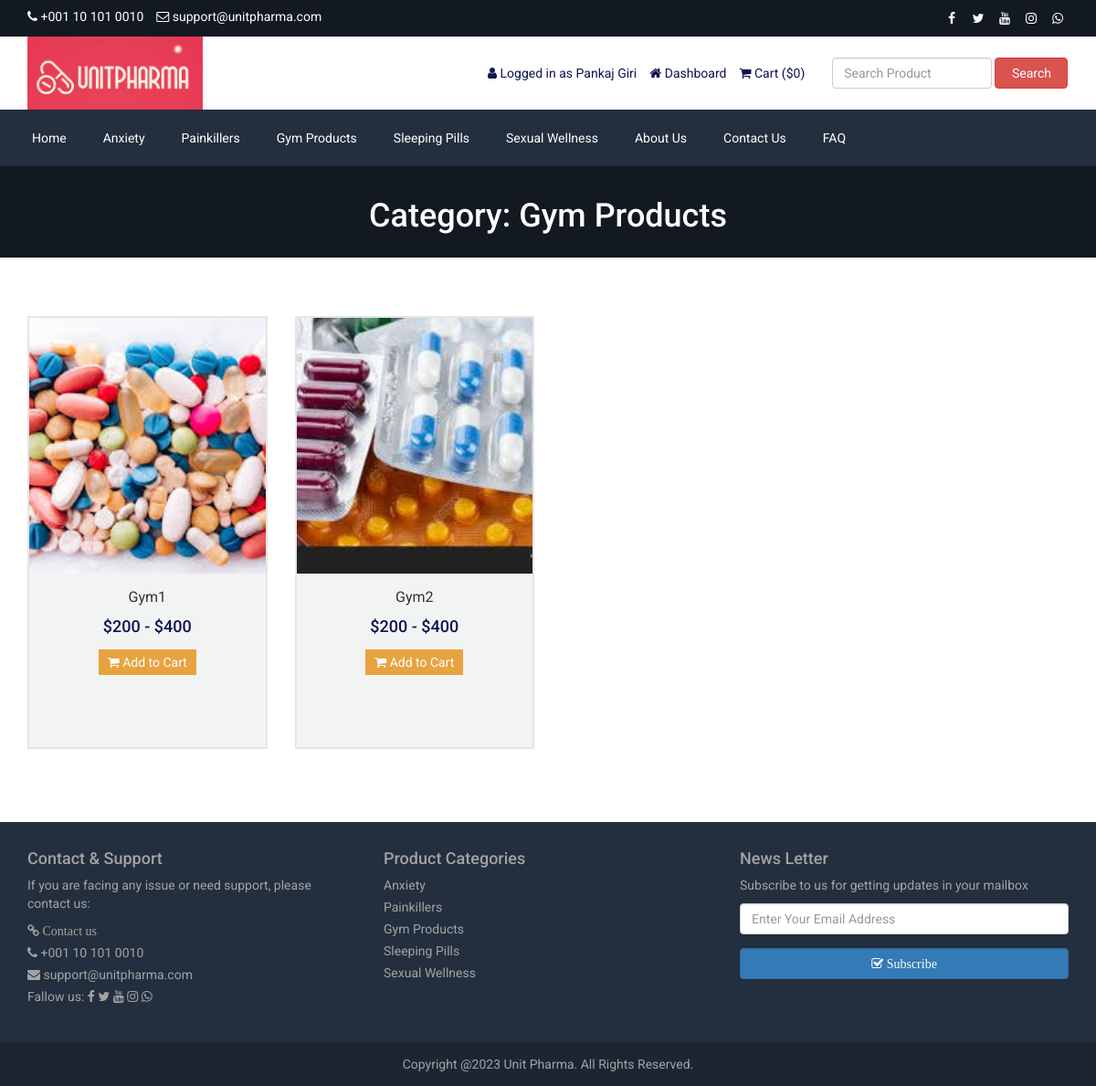
The page /product-category.php?id=9&type=top-category (signed in) on the database its author committed.
### tables this page shows
CREATE TABLE `tbl_settings` (
  `id` int(11) NOT NULL,
  `logo` varchar(255) NOT NULL,
  `favicon` varchar(255) NOT NULL,
  `footer_about` text NOT NULL,
  `footer_copyright` text NOT NULL,
  `contact_address` text NOT NULL,
  `contact_email` varchar(255) NOT NULL,
  `contact_phone` varchar(255) NOT NULL,
  `contact_fax` varchar(255) NOT NULL,
  `contact_map_iframe` text NOT NULL,
  `receive_email` varchar(255) NOT NULL,
  `receive_email_subject` varchar(255) NOT NULL,
  `receive_email_thank_you_message` text NOT NULL,
  `forget_password_message` text NOT NULL,
  `total_recent_post_footer` int(10) NOT NULL,
  `total_popular_post_footer` int(10) NOT NULL,
  `total_recent_post_sidebar` int(11) NOT NULL,
  `total_popular_post_sidebar` int(11) NOT NULL,
  `total_featured_product_home` int(11) NOT NULL,
  `total_latest_product_home` int(11) NOT NULL,
  `total_popular_product_home` int(11) NOT NULL,
  `meta_title_home` text NOT NULL,
  `meta_keyword_home` text NOT NULL,
  `meta_description_home` text NOT NULL,
  `banner_login` varchar(255) NOT NULL,
  `banner_registration` varchar(255) NOT NULL,
  `banner_forget_password` varchar(255) NOT NULL,
  `banner_reset_password` varchar(255) NOT NULL,
  `banner_search` varchar(255) NOT NULL,
  `banner_cart` varchar(255) NOT NULL,
  `banner_checkout` varchar(255) NOT NULL,
  `banner_product_category` varchar(255) NOT NULL,
  `banner_blog` varchar(255) NOT NULL,
  `cta_title` varchar(255) NOT NULL,
  `cta_content` text NOT NULL,
  `cta_read_more_text` varchar(255) NOT NULL,
  `cta_read_more_url` varchar(255) NOT NULL,
  `cta_photo` varchar(255) NOT NULL,
  `featured_product_title` varchar(255) NOT NULL,
  `featured_product_subtitle` varchar(255) NOT NULL,
  `latest_product_title` varchar(255) NOT NULL,
  `latest_product_subtitle` varchar(255) NOT NULL,
  `popular_product_title` varchar(255) NOT NULL,
  `popular_product_subtitle` varchar(255) NOT NULL,
  `testimonial_title` varchar(255) NOT NULL,
  `testimonial_subtitle` varchar(255) NOT NULL,
  `testimonial_photo` varchar(255) NOT NULL,
  `blog_title` varchar(255) NOT NULL,
  `blog_subtitle` varchar(255) NOT NULL,
  `newsletter_text` text NOT NULL,
  `paypal_email` varchar(255) NOT NULL,
  `stripe_public_key` varchar(255) NOT NULL,
  `stripe_secret_key` varchar(255) NOT NULL,
  `bank_detail` text NOT NULL,
  `before_head` text NOT NULL,
  `after_body` text NOT NULL,
  `before_body` text NOT NULL,
  `home_service_on_off` int(11) NOT NULL,
  `home_welcome_on_off` int(11) NOT NULL,
  `home_featured_product_on_off` int(11) NOT NULL,
  `home_latest_product_on_off` int(11) NOT NULL,
  `home_popular_product_on_off` int(11) NOT NULL,
  `home_testimonial_on_off` int(11) NOT NULL,
  `home_blog_on_off` int(11) NOT NULL,
  `newsletter_on_off` int(11) NOT NULL,
  `ads_above_welcome_on_off` int(1) NOT NULL,
  `ads_above_featured_product_on_off` int(1) NOT NULL,
  `ads_above_latest_product_on_off` int(1) NOT NULL,
  `ads_above_popular_product_on_off` int(1) NOT NULL,
  `ads_above_testimonial_on_off` int(1) NOT NULL,
  `ads_category_sidebar_on_off` int(1) NOT NULL
);

CREATE TABLE `tbl_social` (
  `social_id` int(11) NOT NULL,
  `social_name` varchar(30) NOT NULL,
  `social_url` varchar(255) NOT NULL,
  `social_icon` varchar(30) NOT NULL
);

CREATE TABLE `tbl_top_category` (
  `tcat_id` int(11) NOT NULL,
  `tcat_name` varchar(255) NOT NULL,
  `show_on_menu` int(1) NOT NULL
);

CREATE TABLE `tbl_page` (
  `id` int(11) NOT NULL,
  `about_title` varchar(255) NOT NULL,
  `about_content` text NOT NULL,
  `about_banner` varchar(255) NOT NULL,
  `about_meta_title` varchar(255) NOT NULL,
  `about_meta_keyword` text NOT NULL,
  `about_meta_description` text NOT NULL,
  `faq_title` varchar(255) NOT NULL,
  `faq_banner` varchar(255) NOT NULL,
  `faq_meta_title` varchar(255) NOT NULL,
  `faq_meta_keyword` text NOT NULL,
  `faq_meta_description` text NOT NULL,
  `blog_title` varchar(255) NOT NULL,
  `blog_banner` varchar(255) NOT NULL,
  `blog_meta_title` varchar(255) NOT NULL,
  `blog_meta_keyword` text NOT NULL,
  `blog_meta_description` text NOT NULL,
  `contact_title` varchar(255) NOT NULL,
  `contact_banner` varchar(255) NOT NULL,
  `contact_meta_title` varchar(255) NOT NULL,
  `contact_meta_keyword` text NOT NULL,
  `contact_meta_description` text NOT NULL,
  `pgallery_title` varchar(255) NOT NULL,
  `pgallery_banner` varchar(255) NOT NULL,
  `pgallery_meta_title` varchar(255) NOT NULL,
  `pgallery_meta_keyword` text NOT NULL,
  `pgallery_meta_description` text NOT NULL,
  `vgallery_title` varchar(255) NOT NULL,
  `vgallery_banner` varchar(255) NOT NULL,
  `vgallery_meta_title` varchar(255) NOT NULL,
  `vgallery_meta_keyword` text NOT NULL,
  `vgallery_meta_description` text NOT NULL
);

CREATE TABLE `tbl_product` (
  `p_id` int(11) NOT NULL,
  `p_name` varchar(255) NOT NULL,
  `p_old_price` varchar(10) NOT NULL,
  `p_current_price` varchar(10) NOT NULL,
  `p_qty` int(10) NOT NULL,
  `p_featured_photo` varchar(255) NOT NULL,
  `p_description` text NOT NULL,
  `p_short_description` text NOT NULL,
  `p_feature` text NOT NULL,
  `p_condition` text NOT NULL,
  `p_return_policy` text NOT NULL,
  `p_total_view` int(11) NOT NULL,
  `p_is_featured` int(1) NOT NULL,
  `p_is_active` int(1) NOT NULL,
  `tcat_id` int(11) NOT NULL
);

### product-category.php (the view, shortened to what the rows shown need)
<?php require_once('header.php'); ?>
<?php
$statement = $pdo->prepare("SELECT * FROM tbl_settings WHERE id=1");
$statement->execute();
$result = $statement->fetchAll(PDO::FETCH_ASSOC);
foreach ($result as $row) {
    $banner_product_category = $row['banner_product_category'];
}
?>
<?php
if( !isset($_REQUEST['id']) || !isset($_REQUEST['type']) ) {
    header('location: index.php');
    exit;
} else {
    if(($_REQUEST['type'] != 'top-category')) {
        header('location: index.php');
        exit;
    } else {
        $statement = $pdo->prepare("SELECT * FROM tbl_top_category WHERE tcat_id=?");
        $statement->execute(array($_REQUEST['id']));
        $result = $statement->fetchAll(PDO::FETCH_ASSOC);
        foreach ($result as $row) {
            $tcat_id= $row['tcat_id'];
            $tcat_name = $row['tcat_name'];
        }
    }
}
?>
<div class="page-banner" style="background-image: url(assets/uploads/<?php echo $banner_product_category; ?>)">
    <div class="inner">
        <h1><?php echo LANG_VALUE_50; ?> <?php echo $tcat_name; ?></h1>
    </div>
</div>
<div class="page">
    <div class="container">
        <div class="product product-cat">
            <?php
            $numOfCols = 4;
            $bootstrapColWidth = 12 / $numOfCols;
            ?>
            <div class="row">
                <?php
                $statement = $pdo->prepare("SELECT * FROM tbl_product WHERE tcat_id=?");
                $statement->execute(array($tcat_id));
                $prod_count=$statement->rowCount();
                if($prod_count==0) {
                    echo '<div class="pl_15">'.LANG_VALUE_153.'</div>';
                } else {
                    $result = $statement->fetchAll(PDO::FETCH_ASSOC);
                    foreach ($result as $row) {
                        ?>
                        <div class="col-md-<?php echo $bootstrapColWidth; ?> ">
                            <div class="item item-product-cat">
                                <div class="inner">
                                    <div class="thumb">
                                        <div class="photo" style="background-image:url(assets/uploads/<?php echo $row['p_featured_photo']; ?>);"></div>
                                    </div>
                                    <div class="text">
                                        <h3><a href="product.php?id=<?php echo $row['p_id']; ?>"><?php echo $row['p_name']; ?></a></h3>
                                        <h4>
                                        <?php
                                            $statement = $pdo->prepare("SELECT * FROM tbl_product_package WHERE p_id=?");
                                            $statement->execute(array($row['p_id']));
                                            $count_pkg=$statement->rowCount();
                                            $resultpkg = $statement->fetchAll(PDO::FETCH_ASSOC);
                                            foreach ($resultpkg as $pkg) {
                                                $pkg_price[] = $pkg['pkg_price'];
                                            }
                                            if ($count_pkg==1){
                                                echo "$".max($pkg_price);
                                            }else{
                                                echo "$".min($pkg_price)." - $".max($pkg_price);
                                            }
										 ?>
                                        </h4>
                                        <?php if($row['p_qty'] == 0): ?>
                                        <div class="out-of-stock">
                                            <div class="inner">
                                                Out Of Stock
                                            </div>
                                        </div>
                                        <?php else: ?>
                                            <p><a href="product.php?id=<?php echo $row['p_id']; ?>"><i class="fa fa-shopping-cart"></i> <?php echo LANG_VALUE_154; ?></a></p>
                                            <?php endif; ?>
                                    </div>
                                </div>
                            </div>
                        </div>
                        <?php
                    }
                }
                ?>
            </div>
        </div>
    </div>
</div>
<?php require_once('footer.php'); ?>

### header.php (shortened to what the rows shown need)
<?php
include("admin/inc/config.php");
$statement = $pdo->prepare("SELECT * FROM tbl_settings WHERE id=1");
$statement->execute();
$result = $statement->fetchAll(PDO::FETCH_ASSOC);
foreach ($result as $row)
{
	$logo = $row['logo'];
	$contact_email = $row['contact_email'];
	$contact_phone = $row['contact_phone'];
}
?>
<!DOCTYPE html>
<html lang="en">
<head>
	<link rel="stylesheet" href="assets/css/bootstrap.min.css">
	<link rel="stylesheet" href="assets/css/font-awesome.min.css">
	<link rel="stylesheet" href="assets/css/owl.carousel.min.css">
	<link rel="stylesheet" href="assets/css/owl.theme.default.min.css">
	<link rel="stylesheet" href="assets/css/jquery.bxslider.min.css">
    <link rel="stylesheet" href="assets/css/magnific-popup.css">
    <link rel="stylesheet" href="assets/css/rating.css">
	<link rel="stylesheet" href="assets/css/spacing.css">
	<link rel="stylesheet" href="assets/css/bootstrap-touch-slider.css">
	<link rel="stylesheet" href="assets/css/animate.min.css">
	<link rel="stylesheet" href="assets/css/tree-menu.css">
	<link rel="stylesheet" href="assets/css/select2.min.css">
	<link rel="stylesheet" href="assets/css/main.css">
	<link rel="stylesheet" href="assets/css/responsive.css">
	<?php
	$statement = $pdo->prepare("SELECT * FROM tbl_page WHERE id=1");
	$statement->execute();
	$result = $statement->fetchAll(PDO::FETCH_ASSOC);
		?>
</head>
<body>
<div class="top">
	<div class="container">
		<div class="row">
			<div class="col-md-6 col-sm-6 col-xs-12">
				<div class="left">
					<ul>
						<li><i class="fa fa-phone"></i> <?php echo $contact_phone; ?></li>
						<li><i class="fa fa-envelope-o"></i> <?php echo $contact_email; ?></li>
					</ul>
				</div>
			</div>
			<div class="col-md-6 col-sm-6 col-xs-12">
				<div class="right">
					<ul>
						<?php
						$statement = $pdo->prepare("SELECT * FROM tbl_social");
						$statement->execute();
						$result = $statement->fetchAll(PDO::FETCH_ASSOC);
						foreach ($result as $row) {
							?>
							<?php if($row['social_url'] != ''): ?>
							<li><a href="<?php echo $row['social_url']; ?>"><i class="<?php echo $row['social_icon']; ?>"></i></a></li>
							<?php endif; ?>
							<?php
						}
						?>
					</ul>
				</div>
			</div>
		</div>
	</div>
</div>
<div class="header">
	<div class="container">
		<div class="row inner">
			<div class="col-md-4 logo">
				<a href="index.php"><img src="assets/uploads/<?php echo $logo; ?>" alt="logo image"></a>
			</div>
		</div>
	</div>
</div>
<div class="nav">
	<div class="container">
		<div class="row">
			<div class="col-md-12 pl_0 pr_0">
				<div class="menu-container">
					<div class="menu">
						<ul>
							<?php
							$statement = $pdo->prepare("SELECT * FROM tbl_top_category WHERE show_on_menu=1");
							$statement->execute();
							$result = $statement->fetchAll(PDO::FETCH_ASSOC);
							foreach ($result as $row) {
								?>
								<li><a href="product-category.php?id=<?php echo $row['tcat_id']; ?>&type=top-category"><?php echo $row['tcat_name']; ?></a></li>
								<?php
							}
							?>
							<?php
							$statement = $pdo->prepare("SELECT * FROM tbl_page WHERE id=1");
							$statement->execute();
							$result = $statement->fetchAll(PDO::FETCH_ASSOC);
							foreach ($result as $row) {
								$about_title = $row['about_title'];
								$faq_title = $row['faq_title'];
								$contact_title = $row['contact_title'];
							}
							?>
							<li><a href="about.php"><?php echo $about_title; ?></a></li>
							<li><a href="contact.php"><?php echo $contact_title; ?></a></li>
							<li><a href="faq.php"><?php echo $faq_title; ?></a></li>
						</ul>
					</div>
				</div>
			</div>
		</div>
	</div>
</div>

### footer.php (shortened to what the rows shown need)
<?php
$statement = $pdo->prepare("SELECT * FROM tbl_settings WHERE id=1");
$statement->execute();
$result = $statement->fetchAll(PDO::FETCH_ASSOC);
foreach ($result as $row)
{
	$contact_email = $row['contact_email'];
	$contact_phone = $row['contact_phone'];
}
?>
<footer class="user-footer">
    <div class="container">
    <div class="row sec">
    <div class="col-sm-4 sec1">
            <p>If you are facing any issue or need support, please contact us: <p>
            <ul>
                <li><a href="contact.php"><span class="fa fa-link"> Contact us</a></li>
                <li><span class="fa fa-phone"></span> <?php echo $contact_phone ?></li>
                <li><span class="fa fa-envelope"></span> <?php echo $contact_email ?></li>
                <li> Fallow us:
						<?php
							$statement = $pdo->prepare("SELECT * FROM tbl_social");
							$statement->execute();
							$result = $statement->fetchAll(PDO::FETCH_ASSOC);
							foreach ($result as $row) {
								?>
								<?php if($row['social_url'] != ''): ?>
								<a href="<?php echo $row['social_url']; ?>"><i class="<?php echo $row['social_icon']; ?>"></i></a>
								<?php endif; ?>
								<?php
							}
						?>
                </li>
            </ul>
        </div>
        <div class="col-sm-4 sec2">
            <ul>
				<?php
					$statement = $pdo->prepare("SELECT * FROM tbl_top_category WHERE show_on_menu=1");
					$statement->execute();
					$result = $statement->fetchAll(PDO::FETCH_ASSOC);
					foreach ($result as $row) { ?>
                <li><a href="product-category.php?id=<?php echo $row['tcat_id']; ?>&type=top-category"><?php echo $row['tcat_name']; ?></a></li>
                <?php } ?>
            </ul>
        </div>
</div>
    </div>
    <div class="footer-bottom">
    </div>
</footer>
</body>
</html>

### rows shown on the page
tbl_settings: contact_phone "+001 10 101 0010", contact_email "support@unitpharma.com", logo (picture), banner_product_category (picture)
tbl_top_category: tcat_name "Anxiety"
tbl_top_category: tcat_name "Painkillers"
tbl_top_category: tcat_name "Gym Products"
tbl_top_category: tcat_name "Sleeping Pills"
tbl_top_category: tcat_name "Sexual Wellness"
tbl_page: about_title "About Us", contact_title "Contact Us", faq_title "FAQ"
tbl_product: p_featured_photo (picture), p_name "Gym1", min($pkg_price) "200", max($pkg_price) "400"
tbl_product: p_featured_photo (picture), p_name "Gym2", min($pkg_price) "200", max($pkg_price) "400"

### other values the page prints
LANG_VALUE_13 "Logged in as"
$_SESSION['customer']['cust_name'] "Pankaj Giri"
LANG_VALUE_89 "Dashboard"
LANG_VALUE_18 "Cart"
LANG_VALUE_1 "$"
LANG_VALUE_3 "Search"
LANG_VALUE_50 "Category:"
LANG_VALUE_92 "Subscribe"
